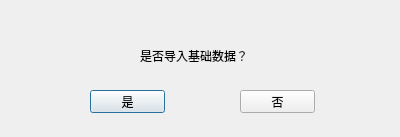
<?xml version="1.0" encoding="UTF-8"?>
<ui version="4.0">
 <class>daorujichuornot</class>
 <widget class="QDialog" name="daorujichuornot">
  <property name="geometry">
   <rect>
    <x>0</x>
    <y>0</y>
    <width>400</width>
    <height>137</height>
   </rect>
  </property>
  <property name="windowTitle">
   <string>Dialog</string>
  </property>
  <widget class="QPushButton" name="pushButton">
   <property name="geometry">
    <rect>
     <x>90</x>
     <y>90</y>
     <width>75</width>
     <height>23</height>
    </rect>
   </property>
   <property name="text">
    <string>是</string>
   </property>
  </widget>
  <widget class="QPushButton" name="pushButton_2">
   <property name="geometry">
    <rect>
     <x>240</x>
     <y>90</y>
     <width>75</width>
     <height>23</height>
    </rect>
   </property>
   <property name="text">
    <string>否</string>
   </property>
  </widget>
  <widget class="QLabel" name="label">
   <property name="geometry">
    <rect>
     <x>140</x>
     <y>40</y>
     <width>111</width>
     <height>31</height>
    </rect>
   </property>
   <property name="text">
    <string>是否导入基础数据？</string>
   </property>
  </widget>
 </widget>
 <resources/>
 <connections/>
</ui>
